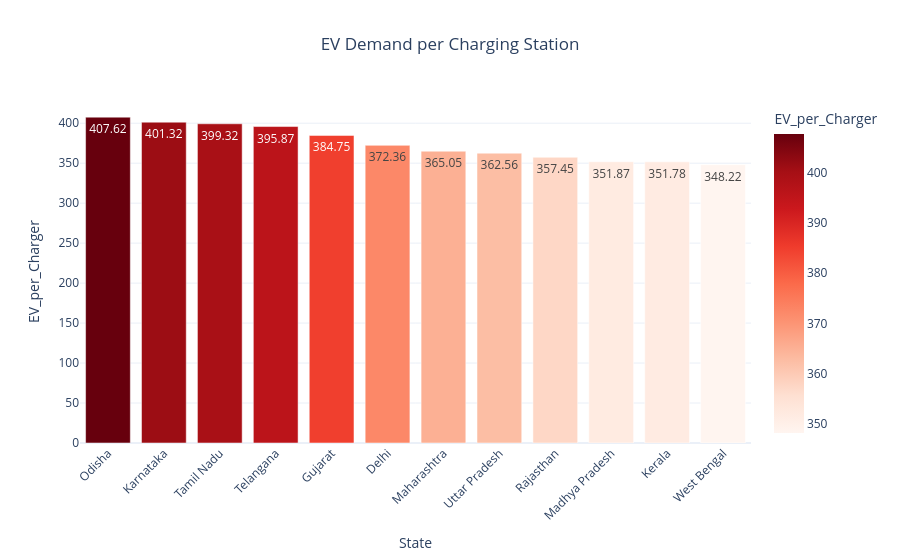

The cell this chart's notebook holds for it:
### Code cell
infra["EV_per_Charger"] = (
    infra["Total_EV"] /
    infra["Chargers"]
)

fig = px.bar(
    infra.sort_values("EV_per_Charger",ascending=False),
    x="State",
    y="EV_per_Charger",
    color="EV_per_Charger",
    text_auto=".2f",
    color_continuous_scale="Reds",
    title="EV Demand per Charging Station"
)

fig.update_layout(
    xaxis_tickangle=-45,
    title_x=0.5,
    template="plotly_white"
)

fig.show()

### Figure 1 — Plotly figure (JSON) as saved in the notebook; plotly's stock layout.template omitted (floating-point values rounded to 4 significant figures)
{"data": [{"alignmentgroup": "True", "hovertemplate": "State=%{x}<br>EV_per_Charger=%{marker.color}<extra></extra>", "legendgroup": "", "marker": {"color": [407.6, 401.3, 399.3, 395.9, 384.8, 372.4, 365.1, 362.6, 357.5, 351.9, 351.8, 348.2], "coloraxis": "coloraxis", "pattern": {"shape": ""}}, "name": "", "offsetgroup": "", "orientation": "v", "showlegend": false, "textposition": "auto", "texttemplate": "%{y:.2f}", "type": "bar", "x": ["Odisha", "Karnataka", "Tamil Nadu", "Telangana", "Gujarat", "Delhi", "Maharashtra", "Uttar Pradesh", "Rajasthan", "Madhya Pradesh", "Kerala", "West Bengal"], "xaxis": "x", "y": [407.6, 401.3, 399.3, 395.9, 384.8, 372.4, 365.1, 362.6, 357.5, 351.9, 351.8, 348.2], "yaxis": "y"}], "layout": {"barmode": "relative", "coloraxis": {"colorbar": {"title": {"text": "EV_per_Charger"}}, "colorscale": [[0, "rgb(255,245,240)"], [0.125, "rgb(254,224,210)"], [0.25, "rgb(252,187,161)"], [0.375, "rgb(252,146,114)"], [0.5, "rgb(251,106,74)"], [0.625, "rgb(239,59,44)"], [0.75, "rgb(203,24,29)"], [0.875, "rgb(165,15,21)"], [1, "rgb(103,0,13)"]]}, "legend": {"tracegroupgap": 0}, "title": {"text": "EV Demand per Charging Station", "x": 0.5}, "xaxis": {"anchor": "y", "domain": [0, 1], "tickangle": -45, "title": {"text": "State"}}, "yaxis": {"anchor": "x", "domain": [0, 1], "title": {"text": "EV_per_Charger"}}}}
